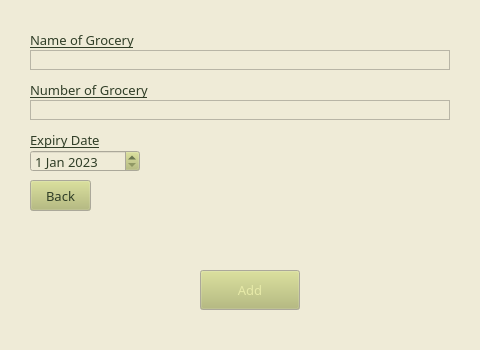
<?xml version="1.0" encoding="UTF-8"?>
<ui version="4.0">
 <class>AddGroceryFrame</class>
 <widget class="QWidget" name="AddGroceryFrame">
  <property name="geometry">
   <rect>
    <x>0</x>
    <y>0</y>
    <width>480</width>
    <height>350</height>
   </rect>
  </property>
  <property name="sizePolicy">
   <sizepolicy hsizetype="Fixed" vsizetype="Fixed">
    <horstretch>0</horstretch>
    <verstretch>0</verstretch>
   </sizepolicy>
  </property>
  <property name="palette">
   <palette>
    <active>
     <colorrole role="WindowText">
      <brush brushstyle="SolidPattern">
       <color alpha="255">
        <red>48</red>
        <green>62</green>
        <blue>39</blue>
       </color>
      </brush>
     </colorrole>
     <colorrole role="Button">
      <brush brushstyle="SolidPattern">
       <color alpha="255">
        <red>180</red>
        <green>187</green>
        <blue>114</blue>
       </color>
      </brush>
     </colorrole>
     <colorrole role="Light">
      <brush brushstyle="SolidPattern">
       <color alpha="255">
        <red>239</red>
        <green>235</green>
        <blue>215</blue>
       </color>
      </brush>
     </colorrole>
     <colorrole role="Midlight">
      <brush brushstyle="SolidPattern">
       <color alpha="255">
        <red>231</red>
        <green>234</green>
        <blue>168</blue>
       </color>
      </brush>
     </colorrole>
     <colorrole role="Dark">
      <brush brushstyle="SolidPattern">
       <color alpha="255">
        <red>227</red>
        <green>219</green>
        <blue>189</blue>
       </color>
      </brush>
     </colorrole>
     <colorrole role="Mid">
      <brush brushstyle="SolidPattern">
       <color alpha="255">
        <red>227</red>
        <green>219</green>
        <blue>189</blue>
       </color>
      </brush>
     </colorrole>
     <colorrole role="Text">
      <brush brushstyle="SolidPattern">
       <color alpha="255">
        <red>48</red>
        <green>62</green>
        <blue>39</blue>
       </color>
      </brush>
     </colorrole>
     <colorrole role="BrightText">
      <brush brushstyle="SolidPattern">
       <color alpha="255">
        <red>246</red>
        <green>250</green>
        <blue>247</blue>
       </color>
      </brush>
     </colorrole>
     <colorrole role="ButtonText">
      <brush brushstyle="SolidPattern">
       <color alpha="255">
        <red>231</red>
        <green>234</green>
        <blue>168</blue>
       </color>
      </brush>
     </colorrole>
     <colorrole role="Base">
      <brush brushstyle="SolidPattern">
       <color alpha="255">
        <red>239</red>
        <green>235</green>
        <blue>215</blue>
       </color>
      </brush>
     </colorrole>
     <colorrole role="Window">
      <brush brushstyle="SolidPattern">
       <color alpha="255">
        <red>239</red>
        <green>235</green>
        <blue>215</blue>
       </color>
      </brush>
     </colorrole>
     <colorrole role="Shadow">
      <brush brushstyle="SolidPattern">
       <color alpha="255">
        <red>227</red>
        <green>219</green>
        <blue>189</blue>
       </color>
      </brush>
     </colorrole>
    </active>
    <inactive>
     <colorrole role="WindowText">
      <brush brushstyle="SolidPattern">
       <color alpha="255">
        <red>48</red>
        <green>62</green>
        <blue>39</blue>
       </color>
      </brush>
     </colorrole>
     <colorrole role="Button">
      <brush brushstyle="SolidPattern">
       <color alpha="255">
        <red>180</red>
        <green>187</green>
        <blue>114</blue>
       </color>
      </brush>
     </colorrole>
     <colorrole role="Light">
      <brush brushstyle="SolidPattern">
       <color alpha="255">
        <red>239</red>
        <green>235</green>
        <blue>215</blue>
       </color>
      </brush>
     </colorrole>
     <colorrole role="Midlight">
      <brush brushstyle="SolidPattern">
       <color alpha="255">
        <red>231</red>
        <green>234</green>
        <blue>168</blue>
       </color>
      </brush>
     </colorrole>
     <colorrole role="Dark">
      <brush brushstyle="SolidPattern">
       <color alpha="255">
        <red>227</red>
        <green>219</green>
        <blue>189</blue>
       </color>
      </brush>
     </colorrole>
     <colorrole role="Mid">
      <brush brushstyle="SolidPattern">
       <color alpha="255">
        <red>227</red>
        <green>219</green>
        <blue>189</blue>
       </color>
      </brush>
     </colorrole>
     <colorrole role="Text">
      <brush brushstyle="SolidPattern">
       <color alpha="255">
        <red>48</red>
        <green>62</green>
        <blue>39</blue>
       </color>
      </brush>
     </colorrole>
     <colorrole role="BrightText">
      <brush brushstyle="SolidPattern">
       <color alpha="255">
        <red>246</red>
        <green>250</green>
        <blue>247</blue>
       </color>
      </brush>
     </colorrole>
     <colorrole role="ButtonText">
      <brush brushstyle="SolidPattern">
       <color alpha="255">
        <red>231</red>
        <green>234</green>
        <blue>168</blue>
       </color>
      </brush>
     </colorrole>
     <colorrole role="Base">
      <brush brushstyle="SolidPattern">
       <color alpha="255">
        <red>239</red>
        <green>235</green>
        <blue>215</blue>
       </color>
      </brush>
     </colorrole>
     <colorrole role="Window">
      <brush brushstyle="SolidPattern">
       <color alpha="255">
        <red>239</red>
        <green>235</green>
        <blue>215</blue>
       </color>
      </brush>
     </colorrole>
     <colorrole role="Shadow">
      <brush brushstyle="SolidPattern">
       <color alpha="255">
        <red>227</red>
        <green>219</green>
        <blue>189</blue>
       </color>
      </brush>
     </colorrole>
    </inactive>
    <disabled>
     <colorrole role="WindowText">
      <brush brushstyle="SolidPattern">
       <color alpha="255">
        <red>227</red>
        <green>219</green>
        <blue>189</blue>
       </color>
      </brush>
     </colorrole>
     <colorrole role="Button">
      <brush brushstyle="SolidPattern">
       <color alpha="255">
        <red>180</red>
        <green>187</green>
        <blue>114</blue>
       </color>
      </brush>
     </colorrole>
     <colorrole role="Light">
      <brush brushstyle="SolidPattern">
       <color alpha="255">
        <red>239</red>
        <green>235</green>
        <blue>215</blue>
       </color>
      </brush>
     </colorrole>
     <colorrole role="Midlight">
      <brush brushstyle="SolidPattern">
       <color alpha="255">
        <red>231</red>
        <green>234</green>
        <blue>168</blue>
       </color>
      </brush>
     </colorrole>
     <colorrole role="Dark">
      <brush brushstyle="SolidPattern">
       <color alpha="255">
        <red>227</red>
        <green>219</green>
        <blue>189</blue>
       </color>
      </brush>
     </colorrole>
     <colorrole role="Mid">
      <brush brushstyle="SolidPattern">
       <color alpha="255">
        <red>227</red>
        <green>219</green>
        <blue>189</blue>
       </color>
      </brush>
     </colorrole>
     <colorrole role="Text">
      <brush brushstyle="SolidPattern">
       <color alpha="255">
        <red>227</red>
        <green>219</green>
        <blue>189</blue>
       </color>
      </brush>
     </colorrole>
     <colorrole role="BrightText">
      <brush brushstyle="SolidPattern">
       <color alpha="255">
        <red>246</red>
        <green>250</green>
        <blue>247</blue>
       </color>
      </brush>
     </colorrole>
     <colorrole role="ButtonText">
      <brush brushstyle="SolidPattern">
       <color alpha="255">
        <red>227</red>
        <green>219</green>
        <blue>189</blue>
       </color>
      </brush>
     </colorrole>
     <colorrole role="Base">
      <brush brushstyle="SolidPattern">
       <color alpha="255">
        <red>239</red>
        <green>235</green>
        <blue>215</blue>
       </color>
      </brush>
     </colorrole>
     <colorrole role="Window">
      <brush brushstyle="SolidPattern">
       <color alpha="255">
        <red>239</red>
        <green>235</green>
        <blue>215</blue>
       </color>
      </brush>
     </colorrole>
     <colorrole role="Shadow">
      <brush brushstyle="SolidPattern">
       <color alpha="255">
        <red>227</red>
        <green>219</green>
        <blue>189</blue>
       </color>
      </brush>
     </colorrole>
    </disabled>
   </palette>
  </property>
  <property name="font">
   <font>
    <family>Arial Black</family>
    <pointsize>10</pointsize>
   </font>
  </property>
  <property name="windowTitle">
   <string>Add Grocery Frame</string>
  </property>
  <widget class="QTextEdit" name="groceryNameEntry">
   <property name="geometry">
    <rect>
     <x>30</x>
     <y>50</y>
     <width>420</width>
     <height>20</height>
    </rect>
   </property>
   <property name="sizePolicy">
    <sizepolicy hsizetype="Fixed" vsizetype="Fixed">
     <horstretch>0</horstretch>
     <verstretch>0</verstretch>
    </sizepolicy>
   </property>
   <property name="verticalScrollBarPolicy">
    <enum>Qt::ScrollBarAlwaysOff</enum>
   </property>
  </widget>
  <widget class="QLabel" name="nameGrocery">
   <property name="geometry">
    <rect>
     <x>30</x>
     <y>30</y>
     <width>300</width>
     <height>20</height>
    </rect>
   </property>
   <property name="sizePolicy">
    <sizepolicy hsizetype="Fixed" vsizetype="Fixed">
     <horstretch>0</horstretch>
     <verstretch>0</verstretch>
    </sizepolicy>
   </property>
   <property name="font">
    <font>
     <underline>true</underline>
    </font>
   </property>
   <property name="text">
    <string>Name of Grocery</string>
   </property>
  </widget>
  <widget class="QLabel" name="numGrocery">
   <property name="geometry">
    <rect>
     <x>30</x>
     <y>80</y>
     <width>300</width>
     <height>20</height>
    </rect>
   </property>
   <property name="sizePolicy">
    <sizepolicy hsizetype="Fixed" vsizetype="Fixed">
     <horstretch>0</horstretch>
     <verstretch>0</verstretch>
    </sizepolicy>
   </property>
   <property name="font">
    <font>
     <underline>true</underline>
    </font>
   </property>
   <property name="text">
    <string>Number of Grocery</string>
   </property>
  </widget>
  <widget class="QTextEdit" name="groceryNumEntry">
   <property name="geometry">
    <rect>
     <x>30</x>
     <y>100</y>
     <width>420</width>
     <height>20</height>
    </rect>
   </property>
   <property name="sizePolicy">
    <sizepolicy hsizetype="Fixed" vsizetype="Fixed">
     <horstretch>0</horstretch>
     <verstretch>0</verstretch>
    </sizepolicy>
   </property>
   <property name="verticalScrollBarPolicy">
    <enum>Qt::ScrollBarAlwaysOff</enum>
   </property>
  </widget>
  <widget class="QDateEdit" name="expiryDateEdit">
   <property name="geometry">
    <rect>
     <x>30</x>
     <y>150</y>
     <width>110</width>
     <height>22</height>
    </rect>
   </property>
   <property name="dateTime">
    <datetime>
     <hour>0</hour>
     <minute>0</minute>
     <second>0</second>
     <year>2023</year>
     <month>1</month>
     <day>1</day>
    </datetime>
   </property>
  </widget>
  <widget class="QLabel" name="expiryDate">
   <property name="geometry">
    <rect>
     <x>30</x>
     <y>130</y>
     <width>300</width>
     <height>20</height>
    </rect>
   </property>
   <property name="sizePolicy">
    <sizepolicy hsizetype="Fixed" vsizetype="Fixed">
     <horstretch>0</horstretch>
     <verstretch>0</verstretch>
    </sizepolicy>
   </property>
   <property name="font">
    <font>
     <underline>true</underline>
    </font>
   </property>
   <property name="text">
    <string>Expiry Date</string>
   </property>
  </widget>
  <widget class="QPushButton" name="addGroceryBtn">
   <property name="geometry">
    <rect>
     <x>200</x>
     <y>270</y>
     <width>100</width>
     <height>40</height>
    </rect>
   </property>
   <property name="sizePolicy">
    <sizepolicy hsizetype="Fixed" vsizetype="Fixed">
     <horstretch>0</horstretch>
     <verstretch>0</verstretch>
    </sizepolicy>
   </property>
   <property name="palette">
    <palette>
     <active>
      <colorrole role="Button">
       <brush brushstyle="SolidPattern">
        <color alpha="255">
         <red>180</red>
         <green>187</green>
         <blue>114</blue>
        </color>
       </brush>
      </colorrole>
     </active>
     <inactive>
      <colorrole role="Button">
       <brush brushstyle="SolidPattern">
        <color alpha="255">
         <red>180</red>
         <green>187</green>
         <blue>114</blue>
        </color>
       </brush>
      </colorrole>
     </inactive>
     <disabled>
      <colorrole role="Button">
       <brush brushstyle="SolidPattern">
        <color alpha="255">
         <red>180</red>
         <green>187</green>
         <blue>114</blue>
        </color>
       </brush>
      </colorrole>
     </disabled>
    </palette>
   </property>
   <property name="text">
    <string>Add</string>
   </property>
  </widget>
  <widget class="QPushButton" name="backBtn">
   <property name="geometry">
    <rect>
     <x>30</x>
     <y>180</y>
     <width>61</width>
     <height>31</height>
    </rect>
   </property>
   <property name="palette">
    <palette>
     <active>
      <colorrole role="ButtonText">
       <brush brushstyle="SolidPattern">
        <color alpha="255">
         <red>48</red>
         <green>62</green>
         <blue>39</blue>
        </color>
       </brush>
      </colorrole>
     </active>
     <inactive>
      <colorrole role="ButtonText">
       <brush brushstyle="SolidPattern">
        <color alpha="255">
         <red>48</red>
         <green>62</green>
         <blue>39</blue>
        </color>
       </brush>
      </colorrole>
     </inactive>
     <disabled>
      <colorrole role="ButtonText">
       <brush brushstyle="SolidPattern">
        <color alpha="255">
         <red>227</red>
         <green>219</green>
         <blue>189</blue>
        </color>
       </brush>
      </colorrole>
     </disabled>
    </palette>
   </property>
   <property name="text">
    <string>Back</string>
   </property>
  </widget>
 </widget>
 <resources/>
 <connections/>
</ui>
